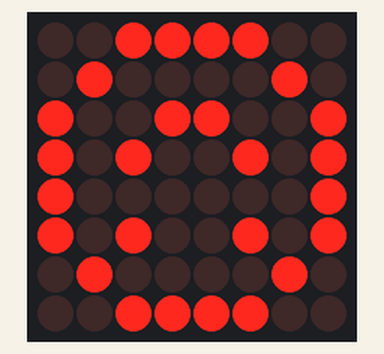
A sketch run on a simulated Arduino Uno, built with avr-gcc and run on an emulated ATmega328P. Parts: 8×8 LED matrix.

Above: at 0.1 s.
At 0.6 s:
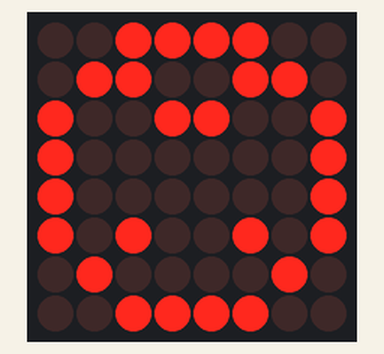

Measured:
- what the display in image 1 shows lasts 0.5 s, from 0.5 s to 1.0 s

The sketch:

arduino-max7219-matrix.ino
```cpp
/*
 * Arduino MAX7219 LED Matrix - Connect an 8 x 8 LED Matrix to an Arduino
 *
 * Connect a 8 x 8 LED Maxtrix to an Arduino and have some fun with it. Can be used to indicate
 * something has happened, for instance a new mail has been received.
 *
 * (c) 2015 Jurgen Smit. All rights reserved.
 *
 * Circuit:
 *
 * - LED Matrix 8*8 with MAX7219 Module, connected to pin 2 (DIN), pin 3 (CS) and pin 4 (CLK)
 *        http://www.tinytronics.nl/shop/LED-Matrix-8*8-with-MAX7219-Module
 *
 * External References:
 *
 * - Arduino MaxMatrix Library: https://code.google.com/p/arudino-maxmatrix-library/
 *
 */

#include <MaxMatrix.h>
#include <SoftwareSerial.h>

#define DATA_PIN 2    // DIN pin of MAX7219 module
#define LOAD_PIN 3    // CS pin of MAX7219 module
#define CLOCK_PIN 4   // CLK pin of MAX7219 module
#define ON 1          // Pixel on
#define OFF 0         // Pixel off
#define INTENSITY 7   // The intensity of the LEDs, 0 to 15

MaxMatrix matrix(DATA_PIN, LOAD_PIN, CLOCK_PIN, 1);

const byte smiley_up[] = {
  8, 8,       // Width, length
  B00111100,  // First column
  B01000010,
  B10101001,
  B10000101,
  B10000101,
  B10101001,
  B01000010,
  B00111100   // Last column
};

const byte smiley_down[] = {
  8, 8,       // Width, length
  B00111100,  // First column
  B01000010,
  B10100011,
  B10000101,
  B10000101,
  B10100011,
  B01000010,
  B00111100   // Last column
};

void setup() {
  matrix.init();
  matrix.setIntensity(INTENSITY);
}

void loop() {
  matrix.writeSprite(0, 0, smiley_up);
  delay(500);
  matrix.writeSprite(0, 0, smiley_down);
  delay(500);
}
```
